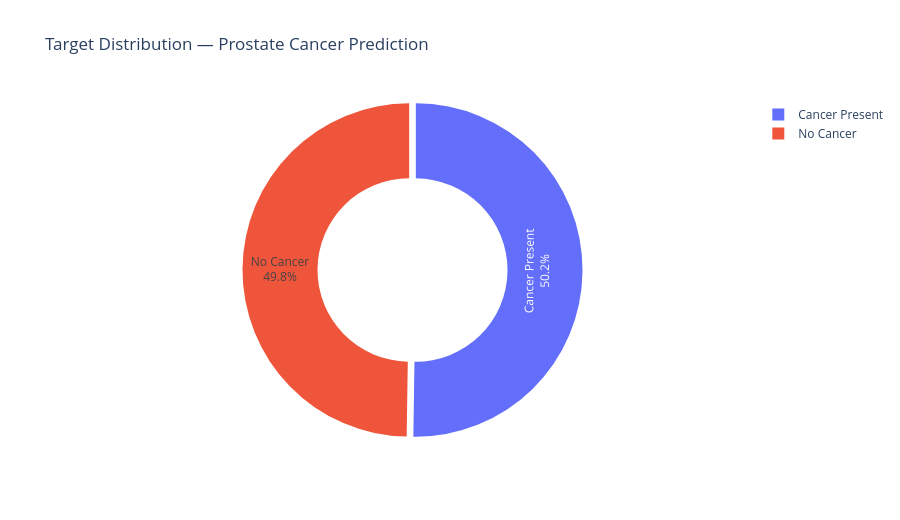

Write notebook code for a chart like this one.
### Markdown cell above
## 📊 Step 5 — Visualize target balance with a donut chart

### Why we are doing this
Class imbalance can distort ANN learning. We should know whether the model is seeing a fair representation of both classes.

### What we are doing
We are visualizing the distribution of `Cancer_Present` using a donut chart.

### How we are doing it
We count target values and render them with Plotly for a polished interactive display.

### What we expect to observe
A reasonably balanced distribution between negative and positive cases.

### Code cell
target_counts = df["Cancer_Present"].value_counts().sort_index().rename(index={0: "No Cancer", 1: "Cancer Present"})
fig = go.Figure(data=[go.Pie(
    labels=target_counts.index,
    values=target_counts.values,
    hole=0.55,
    textinfo="label+percent",
    pull=[0.02, 0.02]
)])
fig.update_layout(
    title="Target Distribution — Prostate Cancer Prediction",
    height=520
)
fig.show()

display(Markdown("""### ✅ Plot Explanation  
This donut chart shows whether the classes are balanced. A strong imbalance would warn us that accuracy alone may be misleading. In this notebook, the class counts are close enough to support a fairer binary classification exercise.  
"""))

### Figure 1 — Plotly figure (JSON) as saved in the notebook; plotly's stock layout.template omitted (floating-point values rounded to 4 significant figures)
{"data": [{"hole": 0.55, "labels": ["No Cancer", "Cancer Present"], "pull": [0.02, 0.02], "textinfo": "label+percent", "type": "pie", "values": [209, 211]}], "layout": {"height": 520, "title": {"text": "Target Distribution — Prostate Cancer Prediction"}}}
